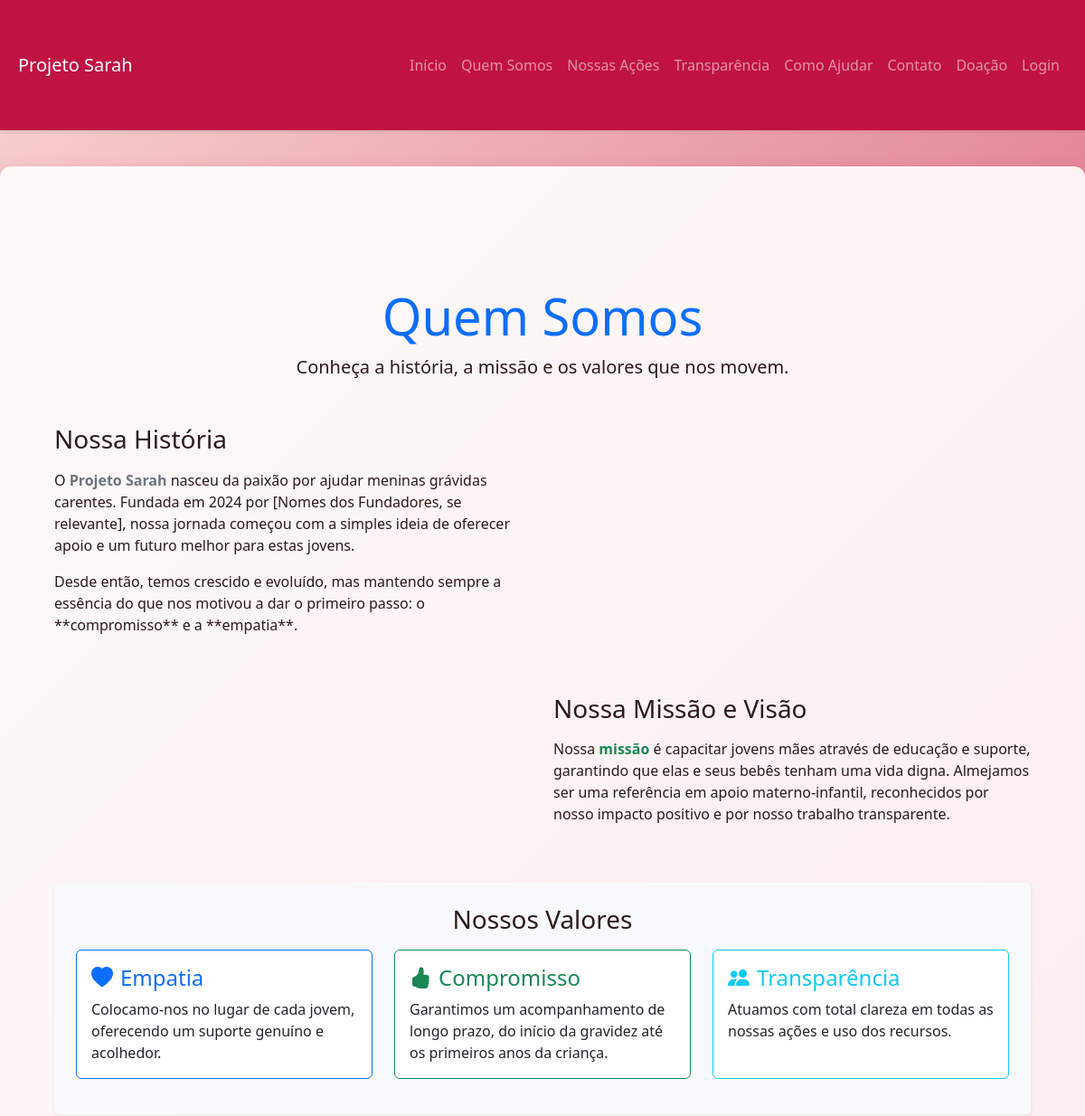
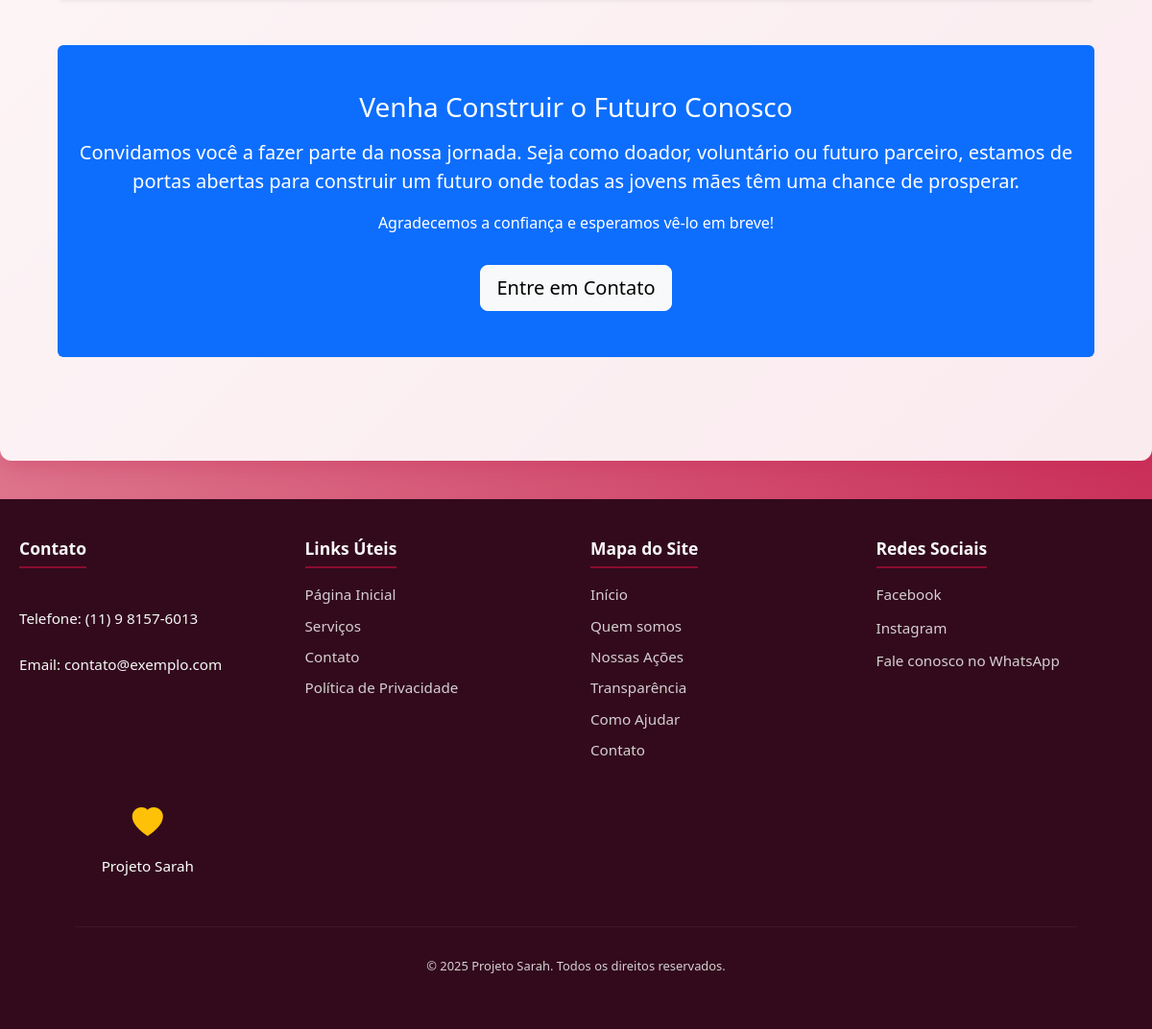
The page /quem-somos/ on the database as committed earlier (2 pictures, top to bottom).
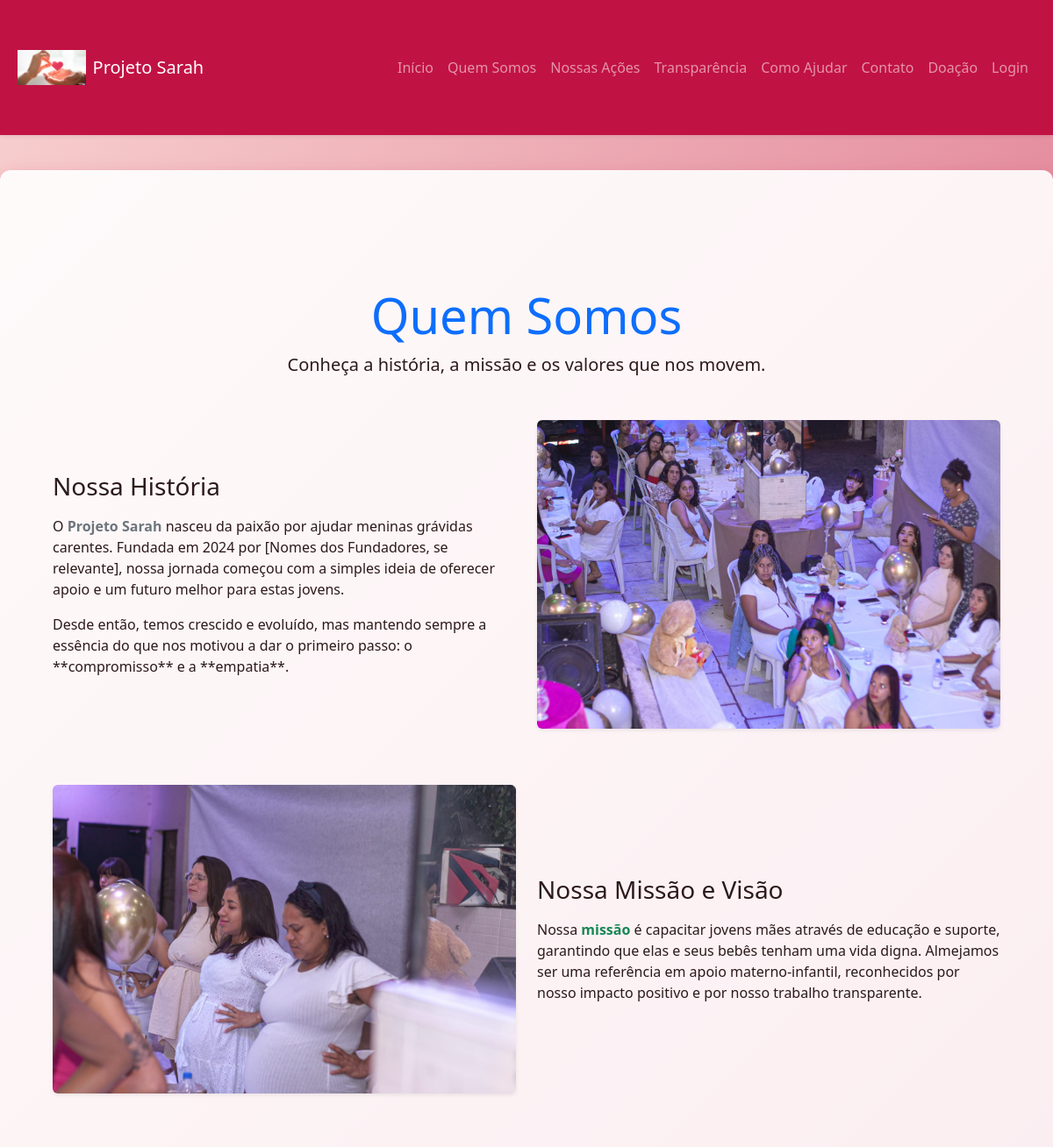
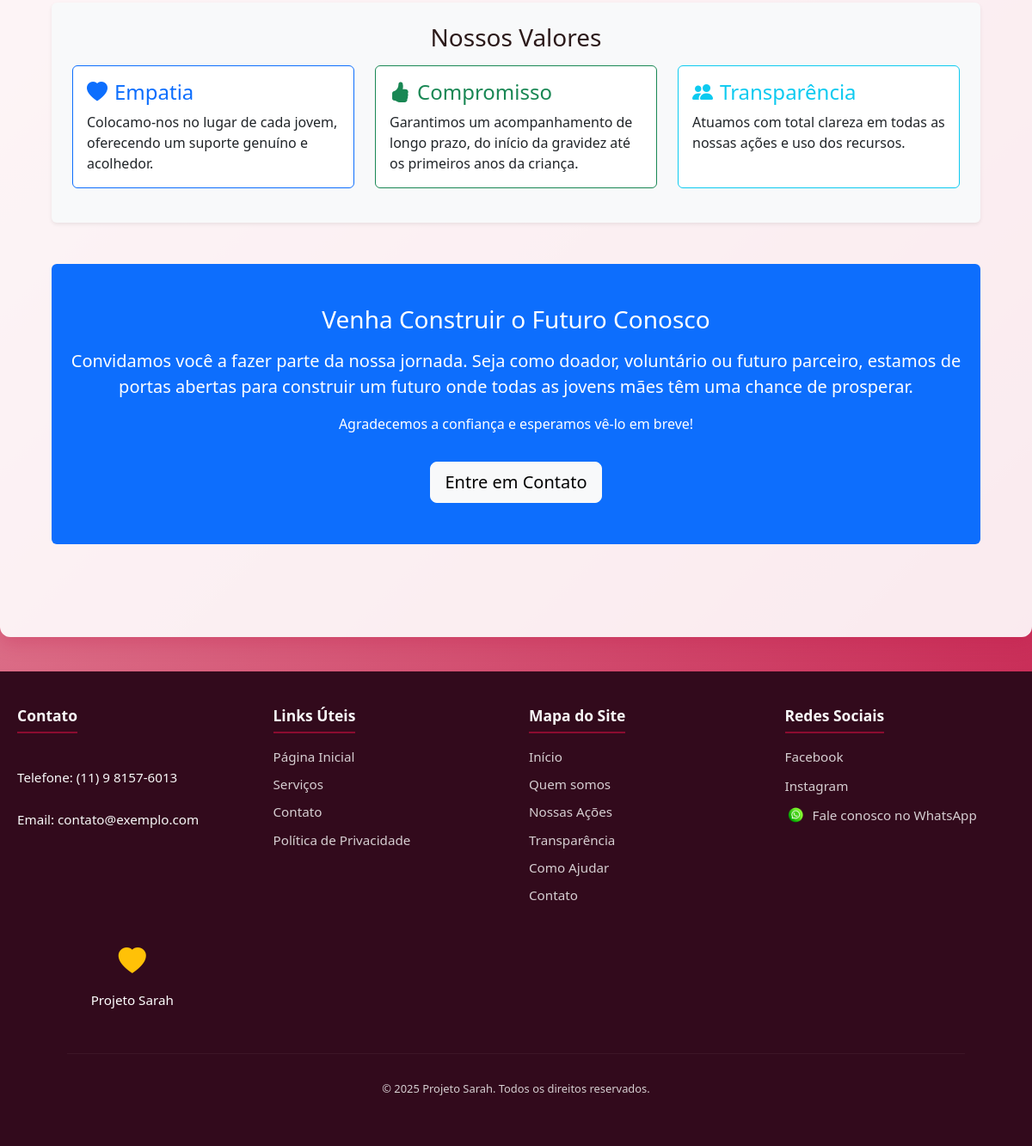
The same page on the database as committed later (2 pictures, top to bottom).
### main/models.py (models this page shows, shortened)
class StaticImage(models.Model):
    name = models.CharField(max_length=50, unique=True, help_text="Nome único para identificar a imagem no código (ex: 'hero_image', 'logo_footer').")
    image = models.ImageField(upload_to='static_images/', help_text="Carregue a imagem para este item. Dimensões e tipo variam de acordo com o uso.")
    description = models.CharField(max_length=200, blank=True, help_text="Breve descrição para o atributo 'alt' da imagem.")
    class Meta:
        verbose_name = "Imagem Estática"
        verbose_name_plural = "Imagens Estáticas"

### main/views.py (the view)
# urls.py: path('quem-somos/', views.quem_somos, name='quem_somos'),
def quem_somos(request):
    return render(request, 'quem_somos.html')

### main/context_processors.py (called while the page is built)
def carousel_base_context(request):
    images = CarouselImage.objects.filter(category='base')
    return {'carousel_base_images': images}

def static_images_context(request):
    images_dict = {}
    for img in StaticImage.objects.all():
        images_dict[img.name] = img
    return {'static_images': images_dict}

### main/templates/quem_somos.html (shortened to what this page needs)
{% extends 'base.html' %}
{% load static %}
{% block content %}
<div class="container my-5">
    <section class="mb-5 text-center">
        <h1 class="display-4 text-primary">Quem Somos</h1>
        <p class="lead">Conheça a história, a missão e os valores que nos movem.</p>
    </section>
    <section class="row align-items-center mb-5">
        <div class="col-md-6 order-md-2">
            <img src="{{ static_images.quem_somos_historia.image.url }}" class="img-fluid rounded shadow-sm mb-3" alt="{{ static_images.quem_somos_historia.description }}">
        </div>
        <div class="col-md-6 order-md-1">
            <h2 class="h3 mb-3">Nossa História</h2>
            <p>O <strong class="text-secondary"> Projeto Sarah</strong> nasceu da paixão por ajudar meninas grávidas carentes. Fundada em 2024 por [Nomes dos Fundadores, se relevante], nossa jornada começou com a simples ideia de oferecer apoio e um futuro melhor para estas jovens.</p>
            <p>Desde então, temos crescido e evoluído, mas mantendo sempre a essência do que nos motivou a dar o primeiro passo: o **compromisso** e a **empatia**.</p>
        </div>
    </section>
    <section class="row align-items-center mb-5">
        <div class="col-md-6">
            <img src="{{ static_images.quem_somos_missao.image.url }}" class="img-fluid rounded shadow-sm mb-3" alt="{{ static_images.quem_somos_missao.description }}">
        </div>
        <div class="col-md-6">
            <h2 class="h3 mb-3">Nossa Missão e Visão</h2>
            <p>Nossa <strong class="text-success">missão</strong> é capacitar jovens mães através de educação e suporte, garantindo que elas e seus bebês tenham uma vida digna. Almejamos ser uma referência em apoio materno-infantil, reconhecidos por nosso impacto positivo e por nosso trabalho transparente.</p>
        </div>
    </section>
    <section class="mb-5 bg-light p-4 rounded shadow-sm">
        <h2 class="h3 mb-3 text-center">Nossos Valores</h2>
        <div class="row">
            <div class="col-md-4 mb-3">
                <div class="card h-100 border-primary">
                    <div class="card-body">
                        <h4 class="card-title text-primary"><i class="bi bi-heart-fill me-2"></i>Empatia</h4>
                        <p class="card-text">Colocamo-nos no lugar de cada jovem, oferecendo um suporte genuíno e acolhedor.</p>
                    </div>
                </div>
            </div>
            <div class="col-md-4 mb-3">
                <div class="card h-100 border-success">
                    <div class="card-body">
                        <h4 class="card-title text-success"><i class="bi bi-hand-thumbs-up-fill me-2"></i>Compromisso</h4>
                        <p class="card-text">Garantimos um acompanhamento de longo prazo, do início da gravidez até os primeiros anos da criança.</p>
                    </div>
                </div>
            </div>
            <div class="col-md-4 mb-3">
                <div class="card h-100 border-info">
                    <div class="card-body">
                        <h4 class="card-title text-info"><i class="bi bi-people-fill me-2"></i>Transparência</h4>
                        <p class="card-text">Atuamos com total clareza em todas as nossas ações e uso dos recursos.</p>
                    </div>
                </div>
            </div>
        </div>
    </section>
    <section class="text-center py-5 bg-primary text-white rounded">
        <h2 class="h3 mb-3">Venha Construir o Futuro Conosco</h2>
        <p class="lead">Convidamos você a fazer parte da nossa jornada. Seja como doador, voluntário ou futuro parceiro, estamos de portas abertas para construir um futuro onde todas as jovens mães têm uma chance de prosperar.</p>
        <p>Agradecemos a confiança e esperamos vê-lo em breve!</p>
        <a href="{% url 'contato' %}" class="btn btn-lg btn-light mt-3">Entre em Contato</a>
    </section>
</div>
{% endblock %}

### main/templates/base.html (shortened to what the changed rows need)
{% load static %}
<!DOCTYPE html>
<html lang="pt-br">
<head>
    <link href="https://cdn.jsdelivr.net/npm/bootstrap@5.3.3/dist/css/bootstrap.min.css" rel="stylesheet">
    <link rel="stylesheet" href="https://cdn.jsdelivr.net/npm/bootstrap-icons@1.11.3/font/bootstrap-icons.min.css">
    <link rel="stylesheet" href="{% static 'css/estilo.css' %}">
    <link rel="stylesheet" href="{% static 'css/footer.css' %}">
</head>
<body>
    <header class="shadow-sm">
        <nav class="navbar navbar-expand-lg navbar-dark bg-mana-primary">
            <div class="container">
                <a class="navbar-brand d-flex align-items-center" href="{% url 'home' %}">
                    {% if static_images.logo_header %}
                        <img src="{{ static_images.logo_header.image.url }}" alt="{{ static_images.logo_header.description }}" height="40" class="me-2">
                    {% endif %}
                    <span>Projeto Sarah</span>
                </a>
            </div>
        </nav>
    </header>
    <main class="main-content">
        <div class="container mt-4">
            {% block content %}{% endblock %}
        </div>
    </main>
    <footer>
        <div class="footer-grid">
            <div class="redes-sociais">
                <ul>
                    <li>
                        <a href="https://wa.me/5511981576013" target="_blank" class="whatsapp-link">
                            {% if static_images.whatsapp_icon %}
                                <img src="{{ static_images.whatsapp_icon.image.url }}" alt="{{ static_images.whatsapp_icon.description }}" style="width: 24px; vertical-align: middle;">
                            {% endif %}
                            Fale conosco no WhatsApp
                        </a>
                    </li>
                </ul>
            </div>
        </div>
    </footer>
</body>
</html>

Rows that differ between the two databases and show on the page:
added StaticImage: logo_header.image (picture)
added StaticImage: quem_somos_historia.image (picture)
added StaticImage: quem_somos_missao.image (picture)
added StaticImage: whatsapp_icon.image (picture)
